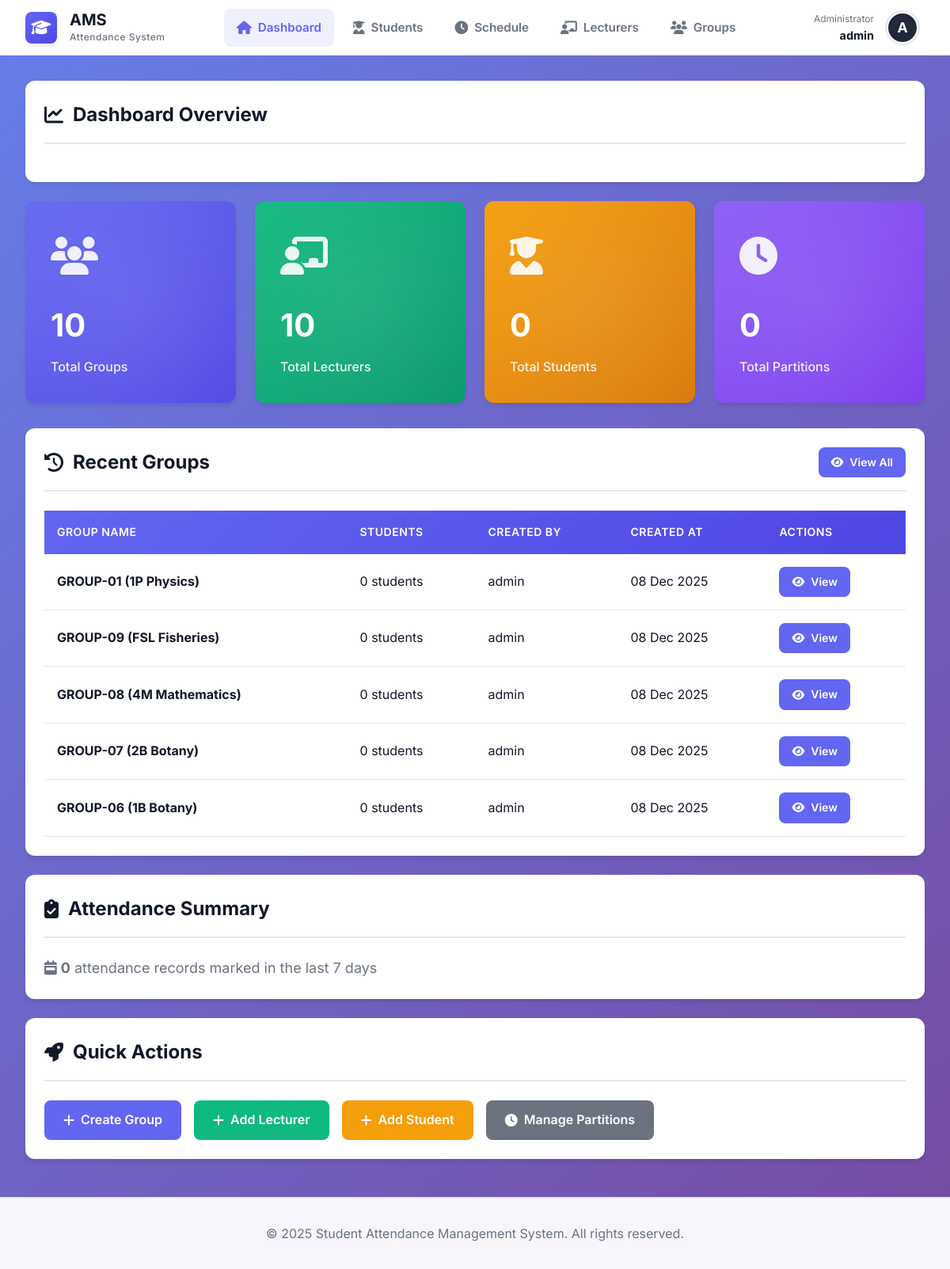
Page /admin/dashboard.php (signed in) on the committed database.
### tables this page shows
CREATE TABLE groups (
    id INT AUTO_INCREMENT PRIMARY KEY,
    name VARCHAR(100) NOT NULL,
    created_by INT NOT NULL,
    created_at TIMESTAMP DEFAULT CURRENT_TIMESTAMP,
    FOREIGN KEY (created_by) REFERENCES users(id) ON DELETE CASCADE,
    INDEX idx_created_by (created_by)
);

CREATE TABLE users (
    id INT AUTO_INCREMENT PRIMARY KEY,
    username VARCHAR(50) UNIQUE NOT NULL,
    password VARCHAR(255) NOT NULL,
    role ENUM('admin', 'lecturer') NOT NULL,
    created_at TIMESTAMP DEFAULT CURRENT_TIMESTAMP,
    INDEX idx_username (username),
    INDEX idx_role (role)
);

### includes/functions.php (called while the page is built, shortened)
<?php
function formatDate($date) {
    return date('d M Y', strtotime($date));
}
?>

### admin/dashboard.php (the view, shortened to what this page needs)
<?php
require_once '../includes/header.php';
try {
    $stmt = $pdo->query("SELECT COUNT(*) FROM groups");
    $totalGroups = $stmt->fetchColumn();
    $stmt = $pdo->query("SELECT COUNT(*) FROM lecturers");
    $totalLecturers = $stmt->fetchColumn();
    $stmt = $pdo->query("SELECT COUNT(*) FROM students");
    $totalStudents = $stmt->fetchColumn();
    $stmt = $pdo->query("SELECT COUNT(*) FROM partitions");
    $totalPartitions = $stmt->fetchColumn();
    $stmt = $pdo->query("
        SELECT COUNT(*) FROM attendance
        WHERE date >= DATE_SUB(CURDATE(), INTERVAL 7 DAY)
    ");
    $recentAttendance = $stmt->fetchColumn();
    $stmt = $pdo->query("
        SELECT g.*, u.username as created_by_name,
               (SELECT COUNT(*) FROM students WHERE group_id = g.id) as student_count
        FROM groups g
        JOIN users u ON g.created_by = u.id
        ORDER BY g.created_at DESC
        LIMIT 5
    ");
    $recentGroups = $stmt->fetchAll();
} catch (PDOException $e) {
    setFlashMessage('danger', 'Error loading dashboard data.');
    $totalGroups = $totalLecturers = $totalStudents = $totalPartitions = $recentAttendance = 0;
    $recentGroups = [];
}
?>
<div class="card">
    <div class="card-header">
        <h2><i class="fas fa-chart-line"></i> Dashboard Overview</h2>
    </div>
</div>
<div class="stats-grid">
    <div class="stat-card">
        <div class="stat-icon">
            <i class="fas fa-users"></i>
        </div>
        <div class="stat-value"><?php echo $totalGroups; ?></div>
        <div class="stat-label">Total Groups</div>
    </div>
    <div class="stat-card">
        <div class="stat-icon">
            <i class="fas fa-chalkboard-teacher"></i>
        </div>
        <div class="stat-value"><?php echo $totalLecturers; ?></div>
        <div class="stat-label">Total Lecturers</div>
    </div>
    <div class="stat-card">
        <div class="stat-icon">
            <i class="fas fa-user-graduate"></i>
        </div>
        <div class="stat-value"><?php echo $totalStudents; ?></div>
        <div class="stat-label">Total Students</div>
    </div>
    <div class="stat-card">
        <div class="stat-icon">
            <i class="fas fa-clock"></i>
        </div>
        <div class="stat-value"><?php echo $totalPartitions; ?></div>
        <div class="stat-label">Total Partitions</div>
    </div>
</div>
<div class="card">
    <div class="card-header">
        <h2><i class="fas fa-history"></i> Recent Groups</h2>
        <a href="groups.php" class="btn btn-primary btn-sm">
            <i class="fas fa-eye"></i> View All
        </a>
    </div>
    <div class="card-body">
        <?php if (empty($recentGroups)): ?>
            <p class="text-center" style="color: var(--text-secondary); padding: 2rem;">
                <i class="fas fa-info-circle"></i> No groups created yet.
            </p>
        <?php else: ?>
            <div class="table-responsive">
                <table>
                    <thead>
                        <tr>
                            <th>Group Name</th>
                            <th>Students</th>
                            <th>Created By</th>
                            <th>Created At</th>
                            <th>Actions</th>
                        </tr>
                    </thead>
                    <tbody>
                        <?php foreach ($recentGroups as $group): ?>
                        <tr>
                            <td><strong><?php echo htmlspecialchars($group['name']); ?></strong></td>
                            <td><?php echo $group['student_count']; ?> students</td>
                            <td><?php echo htmlspecialchars($group['created_by_name']); ?></td>
                            <td><?php echo formatDate($group['created_at']); ?></td>
                            <td>
                                <a href="groups.php?view=<?php echo $group['id']; ?>" class="btn btn-sm btn-primary">
                                    <i class="fas fa-eye"></i> View
                                </a>
                            </td>
                        </tr>
                        <?php endforeach; ?>
                    </tbody>
                </table>
            </div>
        <?php endif; ?>
    </div>
</div>
<div class="card">
    <div class="card-header">
        <h2><i class="fas fa-clipboard-check"></i> Attendance Summary</h2>
    </div>
    <div class="card-body">
        <p style="font-size: 1.125rem; color: var(--text-secondary);">
            <i class="fas fa-calendar-week"></i>
            <strong><?php echo $recentAttendance; ?></strong> attendance records marked in the last 7 days
        </p>
    </div>
</div>
<div class="card">
    <div class="card-header">
        <h2><i class="fas fa-rocket"></i> Quick Actions</h2>
    </div>
    <div class="card-body">
        <div class="d-flex gap-2" style="flex-wrap: wrap;">
            <a href="groups.php?action=create" class="btn btn-primary">
                <i class="fas fa-plus"></i> Create Group
            </a>
            <a href="lecturers.php?action=create" class="btn btn-success">
                <i class="fas fa-plus"></i> Add Lecturer
            </a>
            <a href="students.php?action=create" class="btn btn-warning">
                <i class="fas fa-plus"></i> Add Student
            </a>
            <a href="partitions.php" class="btn btn-secondary">
                <i class="fas fa-clock"></i> Manage Partitions
            </a>
        </div>
    </div>
</div>
<?php require_once '../includes/footer.php'; ?>

### css/style.css (style rules this page uses)
:root { --primary-color: #6366f1; --primary-dark: #4f46e5; --primary-light: #818cf8; --secondary-color: #8b5cf6; --success-color: #10b981; --danger-color: #ef4444; --warning-color: #f59e0b; --info-color: #3b82f6; --dark-color: #1f2937; --light-color: #f9fafb; --border-color: #e5e7eb; --text-primary: #111827; --text-secondary: #6b7280; --shadow-sm: 0 1px 2px 0 rgba(0, 0, 0, 0.05); --shadow-md: 0 4px 6px -1px rgba(0, 0, 0, 0.1); --shadow-lg: 0 10px 15px -3px rgba(0, 0, 0, 0.1); --shadow-xl: 0 20px 25px -5px rgba(0, 0, 0, 0.1); --radius-sm: 0.375rem; --radius-md: 0.5rem; --radius-lg: 0.75rem; --transition: all 0.3s cubic-bezier(0.4, 0, 0.2, 1); }
* { margin: 0; padding: 0; box-sizing: border-box; }
body { font-family: 'Inter', -apple-system, BlinkMacSystemFont, 'Segoe UI', Roboto, sans-serif; background: linear-gradient(135deg, #667eea 0%, #764ba2 100%); min-height: 100vh; color: var(--text-primary); line-height: 1.6; }
.card { background: white; border-radius: var(--radius-lg); box-shadow: var(--shadow-md); padding: 1.5rem; margin-bottom: 1.5rem; transition: var(--transition); }
.card-header { display: flex; justify-content: space-between; align-items: center; margin-bottom: 1.5rem; padding-bottom: 1rem; border-bottom: 2px solid var(--border-color); }
.card-header h2 { font-size: 1.5rem; color: var(--text-primary); display: flex; align-items: center; gap: 0.75rem; }
.card-body { padding: 0; }
.stats-grid { display: grid; grid-template-columns: repeat(auto-fit, minmax(250px, 1fr)); gap: 1.5rem; margin-bottom: 2rem; }
.stat-card { background: linear-gradient(135deg, var(--primary-color), var(--primary-dark)); color: white; padding: 2rem; border-radius: var(--radius-lg); box-shadow: var(--shadow-md); transition: var(--transition); position: relative; overflow: hidden; }
.stat-card::before { content: ''; position: absolute; top: -50%; right: -50%; width: 200%; height: 200%; background: radial-gradient(circle, rgba(255, 255, 255, 0.1) 0%, transparent 70%); animation: pulse 3s ease-in-out infinite; }
.stat-card:nth-child(2) { background: linear-gradient(135deg, var(--success-color), #059669); }
.stat-card:nth-child(3) { background: linear-gradient(135deg, var(--warning-color), #d97706); }
.stat-card:nth-child(4) { background: linear-gradient(135deg, var(--secondary-color), #7c3aed); }
.stat-icon { font-size: 3rem; opacity: 0.9; margin-bottom: 1rem; }
.stat-value { font-size: 2.5rem; font-weight: 700; margin-bottom: 0.5rem; }
.stat-label { font-size: 1rem; opacity: 0.9; font-weight: 500; }
.btn { padding: 0.75rem 1.5rem; border: none; border-radius: var(--radius-md); font-size: 1rem; font-weight: 600; cursor: pointer; transition: var(--transition); display: inline-flex; align-items: center; gap: 0.5rem; text-decoration: none; font-family: inherit; }
.btn-primary { background: var(--primary-color); color: white; }
.btn-success { background: var(--success-color); color: white; }
.btn-warning { background: var(--warning-color); color: white; }
.btn-secondary { background: var(--text-secondary); color: white; }
.btn-sm { padding: 0.5rem 1rem; font-size: 0.875rem; }
.table-responsive { overflow-x: auto; margin-top: 1rem; }
table { width: 100%; border-collapse: collapse; background: white; }
thead { background: linear-gradient(135deg, var(--primary-color), var(--primary-dark)); color: white; }
th { padding: 1rem; text-align: left; font-weight: 600; font-size: 0.875rem; text-transform: uppercase; letter-spacing: 0.5px; }
td { padding: 1rem; border-bottom: 1px solid var(--border-color); }
tbody tr { transition: var(--transition); }
.d-flex { display: flex; }
.gap-2 { gap: 1rem; }

### rows in the picture
groups: name "GROUP-01 (1P Physics)", student_count "0", created_by.username "admin", created_at "08 Dec 2025"
groups: name "GROUP-09 (FSL Fisheries)", student_count "0", created_by.username "admin", created_at "08 Dec 2025"
groups: name "GROUP-08 (4M Mathematics)", student_count "0", created_by.username "admin", created_at "08 Dec 2025"
groups: name "GROUP-07 (2B Botany)", student_count "0", created_by.username "admin", created_at "08 Dec 2025"
groups: name "GROUP-06 (1B Botany)", student_count "0", created_by.username "admin", created_at "08 Dec 2025"

### other values in the picture
$_SESSION['username'] "admin"
substr($_SESSION['username'], 0, 1) "A"
$totalGroups "10"
$totalLecturers "10"
$totalStudents "0"
$totalPartitions "0"
$recentAttendance "0"
APP_NAME "Student Attendance Management System"
